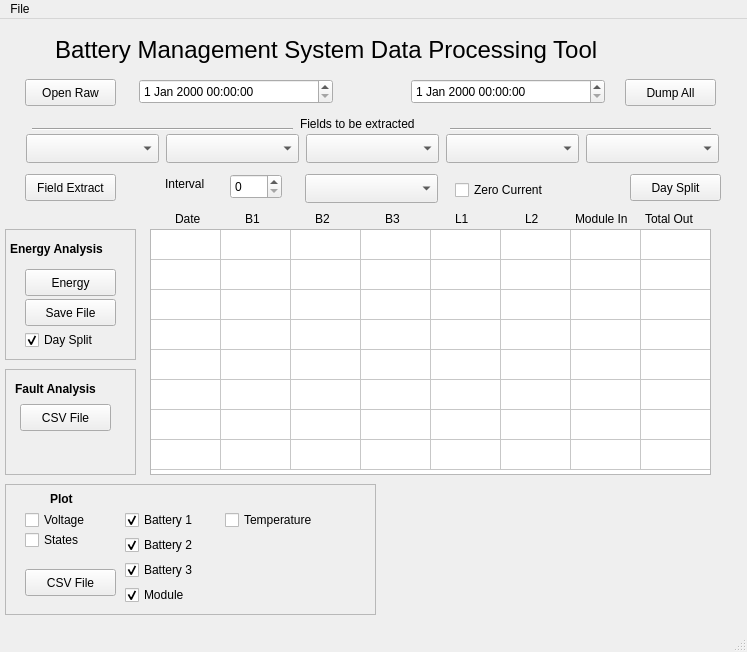
<?xml version="1.0" encoding="UTF-8"?>
<ui version="4.0">
 <class>DataProcessingMainWindow</class>
 <widget class="QMainWindow" name="DataProcessingMainWindow">
  <property name="geometry">
   <rect>
    <x>0</x>
    <y>0</y>
    <width>747</width>
    <height>652</height>
   </rect>
  </property>
  <property name="windowTitle">
   <string>BMS Data Processing</string>
  </property>
  <widget class="QWidget" name="centralwidget">
   <widget class="QPushButton" name="openReadFileButton">
    <property name="geometry">
     <rect>
      <x>25</x>
      <y>60</y>
      <width>91</width>
      <height>27</height>
     </rect>
    </property>
    <property name="toolTip">
     <string>&lt;html&gt;&lt;head/&gt;&lt;body&gt;&lt;p&gt;Open a raw txt data file for processing&lt;/p&gt;&lt;/body&gt;&lt;/html&gt;</string>
    </property>
    <property name="text">
     <string>Open Raw</string>
    </property>
   </widget>
   <widget class="QLabel" name="label">
    <property name="geometry">
     <rect>
      <x>55</x>
      <y>10</y>
      <width>615</width>
      <height>41</height>
     </rect>
    </property>
    <property name="font">
     <font>
      <pointsize>18</pointsize>
     </font>
    </property>
    <property name="text">
     <string>Battery Management System Data Processing Tool</string>
    </property>
   </widget>
   <widget class="QDateTimeEdit" name="startTime">
    <property name="geometry">
     <rect>
      <x>139</x>
      <y>60</y>
      <width>194</width>
      <height>25</height>
     </rect>
    </property>
   </widget>
   <widget class="QDateTimeEdit" name="endTime">
    <property name="geometry">
     <rect>
      <x>411</x>
      <y>60</y>
      <width>194</width>
      <height>25</height>
     </rect>
    </property>
   </widget>
   <widget class="QComboBox" name="recordType_1">
    <property name="geometry">
     <rect>
      <x>26</x>
      <y>115</y>
      <width>133</width>
      <height>29</height>
     </rect>
    </property>
    <property name="toolTip">
     <string>&lt;html&gt;&lt;head/&gt;&lt;body&gt;&lt;p&gt;Field to extract.&lt;/p&gt;&lt;/body&gt;&lt;/html&gt;</string>
    </property>
   </widget>
   <widget class="QComboBox" name="recordType_2">
    <property name="geometry">
     <rect>
      <x>166</x>
      <y>115</y>
      <width>133</width>
      <height>29</height>
     </rect>
    </property>
    <property name="toolTip">
     <string>&lt;html&gt;&lt;head/&gt;&lt;body&gt;&lt;p&gt;Field to extract.&lt;/p&gt;&lt;/body&gt;&lt;/html&gt;</string>
    </property>
   </widget>
   <widget class="QComboBox" name="recordType_3">
    <property name="geometry">
     <rect>
      <x>306</x>
      <y>115</y>
      <width>133</width>
      <height>29</height>
     </rect>
    </property>
    <property name="toolTip">
     <string>&lt;html&gt;&lt;head/&gt;&lt;body&gt;&lt;p&gt;Field to extract.&lt;/p&gt;&lt;/body&gt;&lt;/html&gt;</string>
    </property>
   </widget>
   <widget class="QPushButton" name="extractButton">
    <property name="geometry">
     <rect>
      <x>25</x>
      <y>155</y>
      <width>91</width>
      <height>27</height>
     </rect>
    </property>
    <property name="toolTip">
     <string>&lt;html&gt;&lt;head/&gt;&lt;body&gt;&lt;p&gt;Extracts and interprets data between the given times in csv form suitable for spreadsheet.&lt;/p&gt;&lt;/body&gt;&lt;/html&gt;</string>
    </property>
    <property name="text">
     <string>Field Extract</string>
    </property>
   </widget>
   <widget class="QSpinBox" name="intervalSpinBox">
    <property name="geometry">
     <rect>
      <x>230</x>
      <y>155</y>
      <width>52</width>
      <height>25</height>
     </rect>
    </property>
    <property name="toolTip">
     <string>Select the sample interval for data extraction</string>
    </property>
   </widget>
   <widget class="QComboBox" name="intervalType">
    <property name="geometry">
     <rect>
      <x>305</x>
      <y>155</y>
      <width>133</width>
      <height>29</height>
     </rect>
    </property>
    <property name="toolTip">
     <string>Select whether to use average, maximum or first sample in the interval</string>
    </property>
   </widget>
   <widget class="QPushButton" name="dumpAllButton">
    <property name="geometry">
     <rect>
      <x>625</x>
      <y>60</y>
      <width>91</width>
      <height>27</height>
     </rect>
    </property>
    <property name="toolTip">
     <string>&lt;html&gt;&lt;head/&gt;&lt;body&gt;&lt;p&gt;Extracts and interprets all data in csv form suitable for spreadsheet&lt;/p&gt;&lt;/body&gt;&lt;/html&gt;</string>
    </property>
    <property name="text">
     <string>Dump All</string>
    </property>
   </widget>
   <widget class="QTableWidget" name="energyView">
    <property name="geometry">
     <rect>
      <x>150</x>
      <y>210</y>
      <width>561</width>
      <height>246</height>
     </rect>
    </property>
    <property name="maximumSize">
     <size>
      <width>561</width>
      <height>16777215</height>
     </size>
    </property>
    <property name="verticalScrollBarPolicy">
     <enum>Qt::ScrollBarAsNeeded</enum>
    </property>
    <property name="horizontalScrollBarPolicy">
     <enum>Qt::ScrollBarAlwaysOff</enum>
    </property>
    <property name="cornerButtonEnabled">
     <bool>false</bool>
    </property>
    <property name="rowCount">
     <number>8</number>
    </property>
    <property name="columnCount">
     <number>8</number>
    </property>
    <attribute name="horizontalHeaderVisible">
     <bool>false</bool>
    </attribute>
    <attribute name="horizontalHeaderDefaultSectionSize">
     <number>70</number>
    </attribute>
    <attribute name="verticalHeaderVisible">
     <bool>false</bool>
    </attribute>
    <row/>
    <row/>
    <row/>
    <row/>
    <row/>
    <row/>
    <row/>
    <row/>
    <column/>
    <column/>
    <column/>
    <column/>
    <column/>
    <column/>
    <column/>
    <column/>
   </widget>
   <widget class="QComboBox" name="recordType_4">
    <property name="geometry">
     <rect>
      <x>446</x>
      <y>115</y>
      <width>133</width>
      <height>29</height>
     </rect>
    </property>
    <property name="toolTip">
     <string>&lt;html&gt;&lt;head/&gt;&lt;body&gt;&lt;p&gt;Field to extract.&lt;/p&gt;&lt;/body&gt;&lt;/html&gt;</string>
    </property>
   </widget>
   <widget class="QComboBox" name="recordType_5">
    <property name="geometry">
     <rect>
      <x>586</x>
      <y>115</y>
      <width>133</width>
      <height>29</height>
     </rect>
    </property>
    <property name="toolTip">
     <string>&lt;html&gt;&lt;head/&gt;&lt;body&gt;&lt;p&gt;Field to extract.&lt;/p&gt;&lt;/body&gt;&lt;/html&gt;</string>
    </property>
   </widget>
   <widget class="QPushButton" name="splitButton">
    <property name="geometry">
     <rect>
      <x>630</x>
      <y>155</y>
      <width>91</width>
      <height>27</height>
     </rect>
    </property>
    <property name="toolTip">
     <string>&lt;html&gt;&lt;head/&gt;&lt;body&gt;&lt;p&gt;Extracts and interprets all data between given times in csv form and splits into individual day files.&lt;/p&gt;&lt;/body&gt;&lt;/html&gt;</string>
    </property>
    <property name="text">
     <string>Day Split</string>
    </property>
   </widget>
   <widget class="QFrame" name="energyFrame">
    <property name="geometry">
     <rect>
      <x>5</x>
      <y>210</y>
      <width>131</width>
      <height>131</height>
     </rect>
    </property>
    <property name="frameShape">
     <enum>QFrame::StyledPanel</enum>
    </property>
    <property name="frameShadow">
     <enum>QFrame::Raised</enum>
    </property>
    <widget class="QPushButton" name="energyButton">
     <property name="geometry">
      <rect>
       <x>20</x>
       <y>40</y>
       <width>91</width>
       <height>27</height>
      </rect>
     </property>
     <property name="toolTip">
      <string>Energy balance (AH) for all batteries and sources over the given time interval</string>
     </property>
     <property name="text">
      <string>Energy</string>
     </property>
    </widget>
    <widget class="QPushButton" name="energySaveButton">
     <property name="geometry">
      <rect>
       <x>20</x>
       <y>70</y>
       <width>91</width>
       <height>27</height>
      </rect>
     </property>
     <property name="toolTip">
      <string>&lt;html&gt;&lt;head/&gt;&lt;body&gt;&lt;p&gt;Open a file to save energy balance in csv format.&lt;/p&gt;&lt;/body&gt;&lt;/html&gt;</string>
     </property>
     <property name="text">
      <string>Save File</string>
     </property>
    </widget>
    <widget class="QCheckBox" name="energySplitCheckBox">
     <property name="geometry">
      <rect>
       <x>20</x>
       <y>100</y>
       <width>93</width>
       <height>22</height>
      </rect>
     </property>
     <property name="toolTip">
      <string>Split the energy balance daily over the time period and record as a table.</string>
     </property>
     <property name="text">
      <string>Day Split</string>
     </property>
     <property name="checked">
      <bool>true</bool>
     </property>
    </widget>
    <widget class="QLabel" name="energyLabel">
     <property name="geometry">
      <rect>
       <x>5</x>
       <y>10</y>
       <width>121</width>
       <height>20</height>
      </rect>
     </property>
     <property name="font">
      <font>
       <weight>75</weight>
       <bold>true</bold>
      </font>
     </property>
     <property name="text">
      <string>Energy Analysis</string>
     </property>
    </widget>
   </widget>
   <widget class="QLabel" name="label_3">
    <property name="geometry">
     <rect>
      <x>245</x>
      <y>190</y>
      <width>26</width>
      <height>20</height>
     </rect>
    </property>
    <property name="text">
     <string>B1</string>
    </property>
   </widget>
   <widget class="QLabel" name="label_4">
    <property name="geometry">
     <rect>
      <x>315</x>
      <y>190</y>
      <width>26</width>
      <height>20</height>
     </rect>
    </property>
    <property name="text">
     <string>B2</string>
    </property>
   </widget>
   <widget class="QLabel" name="label_5">
    <property name="geometry">
     <rect>
      <x>385</x>
      <y>190</y>
      <width>26</width>
      <height>20</height>
     </rect>
    </property>
    <property name="text">
     <string>B3</string>
    </property>
   </widget>
   <widget class="QLabel" name="label_6">
    <property name="geometry">
     <rect>
      <x>645</x>
      <y>190</y>
      <width>71</width>
      <height>20</height>
     </rect>
    </property>
    <property name="text">
     <string>Total Out</string>
    </property>
   </widget>
   <widget class="QLabel" name="label_7">
    <property name="geometry">
     <rect>
      <x>575</x>
      <y>190</y>
      <width>66</width>
      <height>20</height>
     </rect>
    </property>
    <property name="text">
     <string>Module In</string>
    </property>
   </widget>
   <widget class="QLabel" name="label_8">
    <property name="geometry">
     <rect>
      <x>455</x>
      <y>190</y>
      <width>26</width>
      <height>20</height>
     </rect>
    </property>
    <property name="text">
     <string>L1</string>
    </property>
   </widget>
   <widget class="QLabel" name="label_9">
    <property name="geometry">
     <rect>
      <x>525</x>
      <y>190</y>
      <width>26</width>
      <height>20</height>
     </rect>
    </property>
    <property name="text">
     <string>L2</string>
    </property>
   </widget>
   <widget class="QLabel" name="label_10">
    <property name="geometry">
     <rect>
      <x>165</x>
      <y>155</y>
      <width>51</width>
      <height>20</height>
     </rect>
    </property>
    <property name="text">
     <string>Interval</string>
    </property>
   </widget>
   <widget class="QFrame" name="plotFrame">
    <property name="geometry">
     <rect>
      <x>5</x>
      <y>465</y>
      <width>371</width>
      <height>131</height>
     </rect>
    </property>
    <property name="toolTip">
     <string>Plots of data from combined files. State plots are made for one battery only.</string>
    </property>
    <property name="frameShape">
     <enum>QFrame::StyledPanel</enum>
    </property>
    <property name="frameShadow">
     <enum>QFrame::Raised</enum>
    </property>
    <widget class="QLabel" name="plotLabel">
     <property name="geometry">
      <rect>
       <x>45</x>
       <y>5</y>
       <width>31</width>
       <height>20</height>
      </rect>
     </property>
     <property name="font">
      <font>
       <weight>75</weight>
       <bold>true</bold>
      </font>
     </property>
     <property name="text">
      <string>Plot</string>
     </property>
    </widget>
    <widget class="QCheckBox" name="moduleCheckbox">
     <property name="geometry">
      <rect>
       <x>120</x>
       <y>100</y>
       <width>93</width>
       <height>22</height>
      </rect>
     </property>
     <property name="text">
      <string>Module</string>
     </property>
     <property name="checked">
      <bool>true</bool>
     </property>
    </widget>
    <widget class="QCheckBox" name="voltagePlotCheckBox">
     <property name="geometry">
      <rect>
       <x>20</x>
       <y>25</y>
       <width>93</width>
       <height>22</height>
      </rect>
     </property>
     <property name="toolTip">
      <string>&lt;html&gt;&lt;head/&gt;&lt;body&gt;&lt;p&gt;Tick to plot voltage, untick to plot current&lt;/p&gt;&lt;/body&gt;&lt;/html&gt;</string>
     </property>
     <property name="text">
      <string>Voltage</string>
     </property>
    </widget>
    <widget class="QPushButton" name="plotFileSelectButton">
     <property name="geometry">
      <rect>
       <x>20</x>
       <y>85</y>
       <width>91</width>
       <height>27</height>
      </rect>
     </property>
     <property name="toolTip">
      <string>&lt;html&gt;&lt;head/&gt;&lt;body&gt;&lt;p&gt;Select the csv file to be plotted.&lt;/p&gt;&lt;/body&gt;&lt;/html&gt;</string>
     </property>
     <property name="text">
      <string>CSV File</string>
     </property>
    </widget>
    <widget class="QCheckBox" name="battery1Checkbox">
     <property name="geometry">
      <rect>
       <x>120</x>
       <y>25</y>
       <width>93</width>
       <height>22</height>
      </rect>
     </property>
     <property name="text">
      <string>Battery 1</string>
     </property>
     <property name="checked">
      <bool>true</bool>
     </property>
    </widget>
    <widget class="QCheckBox" name="battery3Checkbox">
     <property name="geometry">
      <rect>
       <x>120</x>
       <y>75</y>
       <width>93</width>
       <height>22</height>
      </rect>
     </property>
     <property name="text">
      <string>Battery 3</string>
     </property>
     <property name="checked">
      <bool>true</bool>
     </property>
    </widget>
    <widget class="QCheckBox" name="battery2Checkbox">
     <property name="geometry">
      <rect>
       <x>120</x>
       <y>50</y>
       <width>93</width>
       <height>22</height>
      </rect>
     </property>
     <property name="text">
      <string>Battery 2</string>
     </property>
     <property name="checked">
      <bool>true</bool>
     </property>
    </widget>
    <widget class="QCheckBox" name="temperaturePlotCheckbox">
     <property name="geometry">
      <rect>
       <x>220</x>
       <y>25</y>
       <width>111</width>
       <height>22</height>
      </rect>
     </property>
     <property name="text">
      <string>Temperature</string>
     </property>
     <property name="checked">
      <bool>false</bool>
     </property>
    </widget>
    <widget class="QCheckBox" name="statesPlotCheckbox">
     <property name="geometry">
      <rect>
       <x>20</x>
       <y>45</y>
       <width>93</width>
       <height>22</height>
      </rect>
     </property>
     <property name="toolTip">
      <string>&lt;html&gt;&lt;head/&gt;&lt;body&gt;&lt;p&gt;Tick to plot voltage, untick to plot current&lt;/p&gt;&lt;/body&gt;&lt;/html&gt;</string>
     </property>
     <property name="text">
      <string>States</string>
     </property>
    </widget>
   </widget>
   <widget class="QLabel" name="label_12">
    <property name="geometry">
     <rect>
      <x>300</x>
      <y>95</y>
      <width>151</width>
      <height>20</height>
     </rect>
    </property>
    <property name="text">
     <string>Fields to be extracted</string>
    </property>
   </widget>
   <widget class="Line" name="line">
    <property name="geometry">
     <rect>
      <x>32</x>
      <y>105</y>
      <width>261</width>
      <height>10</height>
     </rect>
    </property>
    <property name="orientation">
     <enum>Qt::Horizontal</enum>
    </property>
   </widget>
   <widget class="Line" name="line_2">
    <property name="geometry">
     <rect>
      <x>450</x>
      <y>105</y>
      <width>261</width>
      <height>10</height>
     </rect>
    </property>
    <property name="orientation">
     <enum>Qt::Horizontal</enum>
    </property>
   </widget>
   <widget class="QLabel" name="label_13">
    <property name="geometry">
     <rect>
      <x>175</x>
      <y>190</y>
      <width>36</width>
      <height>20</height>
     </rect>
    </property>
    <property name="text">
     <string>Date</string>
    </property>
   </widget>
   <widget class="QCheckBox" name="zeroCurrentCheckBox">
    <property name="geometry">
     <rect>
      <x>455</x>
      <y>160</y>
      <width>111</width>
      <height>22</height>
     </rect>
    </property>
    <property name="toolTip">
     <string>Determine the zero point of the currents and subtract them. Use this only if the results come from a system that was not or could not be calibrated. Set this BEFORE opening the raw file.</string>
    </property>
    <property name="text">
     <string>Zero Current</string>
    </property>
    <property name="checked">
     <bool>false</bool>
    </property>
   </widget>
   <widget class="QFrame" name="faultFrame">
    <property name="geometry">
     <rect>
      <x>5</x>
      <y>350</y>
      <width>131</width>
      <height>106</height>
     </rect>
    </property>
    <property name="toolTip">
     <string>Analyse combined data file for instances where the charger is not allocated when it could be.</string>
    </property>
    <property name="frameShape">
     <enum>QFrame::StyledPanel</enum>
    </property>
    <property name="frameShadow">
     <enum>QFrame::Raised</enum>
    </property>
    <widget class="QLabel" name="faultLabel">
     <property name="geometry">
      <rect>
       <x>10</x>
       <y>10</y>
       <width>106</width>
       <height>20</height>
      </rect>
     </property>
     <property name="font">
      <font>
       <weight>75</weight>
       <bold>true</bold>
      </font>
     </property>
     <property name="text">
      <string>Fault Analysis</string>
     </property>
    </widget>
    <widget class="QPushButton" name="faultReportFileSelectButton">
     <property name="geometry">
      <rect>
       <x>15</x>
       <y>35</y>
       <width>91</width>
       <height>27</height>
      </rect>
     </property>
     <property name="toolTip">
      <string>&lt;html&gt;&lt;head/&gt;&lt;body&gt;&lt;p&gt;Select the csv file to be plotted.&lt;/p&gt;&lt;/body&gt;&lt;/html&gt;</string>
     </property>
     <property name="text">
      <string>CSV File</string>
     </property>
    </widget>
   </widget>
   <widget class="QLabel" name="errorMessageLabel">
    <property name="geometry">
     <rect>
      <x>15</x>
      <y>580</y>
      <width>696</width>
      <height>17</height>
     </rect>
    </property>
    <property name="text">
     <string/>
    </property>
   </widget>
  </widget>
  <widget class="QMenuBar" name="menubar">
   <property name="geometry">
    <rect>
     <x>0</x>
     <y>0</y>
     <width>747</width>
     <height>27</height>
    </rect>
   </property>
   <widget class="QMenu" name="menuFile">
    <property name="title">
     <string>File</string>
    </property>
    <addaction name="actionOpen_Datafile"/>
    <addaction name="actionEnergy_Analysis"/>
    <addaction name="actionPlot"/>
   </widget>
   <addaction name="menuFile"/>
  </widget>
  <widget class="QStatusBar" name="statusbar"/>
  <action name="actionOpen_Datafile">
   <property name="text">
    <string>Open Datafile</string>
   </property>
  </action>
  <action name="actionEnergy_Analysis">
   <property name="text">
    <string>Energy Analysis</string>
   </property>
  </action>
  <action name="actionPlot">
   <property name="text">
    <string>Plot</string>
   </property>
  </action>
 </widget>
 <resources/>
 <connections/>
</ui>
